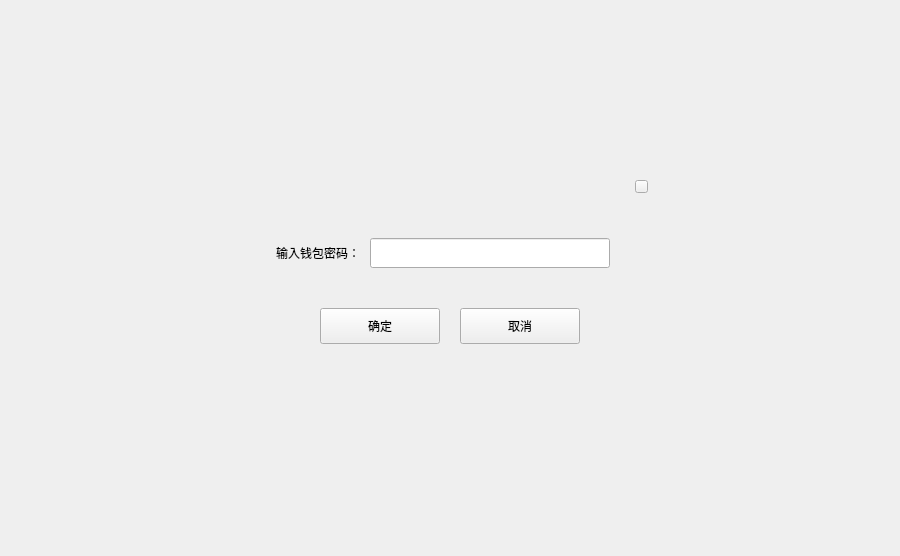
<?xml version="1.0" encoding="UTF-8"?>
<ui version="4.0">
 <class>CheckPwdDialog</class>
 <widget class="QDialog" name="CheckPwdDialog">
  <property name="geometry">
   <rect>
    <x>0</x>
    <y>0</y>
    <width>900</width>
    <height>556</height>
   </rect>
  </property>
  <property name="windowTitle">
   <string>Dialog</string>
  </property>
  <widget class="QWidget" name="widget" native="true">
   <property name="geometry">
    <rect>
     <x>0</x>
     <y>0</y>
     <width>900</width>
     <height>556</height>
    </rect>
   </property>
   <widget class="QWidget" name="containerWidget" native="true">
    <property name="geometry">
     <rect>
      <x>240</x>
      <y>168</y>
      <width>420</width>
      <height>220</height>
     </rect>
    </property>
    <property name="font">
     <font>
      <family>微软雅黑 Light</family>
     </font>
    </property>
    <widget class="QLabel" name="label">
     <property name="geometry">
      <rect>
       <x>0</x>
       <y>70</y>
       <width>120</width>
       <height>30</height>
      </rect>
     </property>
     <property name="text">
      <string>输入钱包密码：</string>
     </property>
     <property name="alignment">
      <set>Qt::AlignRight|Qt::AlignTrailing|Qt::AlignVCenter</set>
     </property>
    </widget>
    <widget class="QLineEdit" name="pwdLineEdit">
     <property name="geometry">
      <rect>
       <x>130</x>
       <y>70</y>
       <width>240</width>
       <height>30</height>
      </rect>
     </property>
     <property name="echoMode">
      <enum>QLineEdit::Password</enum>
     </property>
    </widget>
    <widget class="QToolButton" name="cancelBtn">
     <property name="geometry">
      <rect>
       <x>220</x>
       <y>140</y>
       <width>120</width>
       <height>36</height>
      </rect>
     </property>
     <property name="font">
      <font>
       <family>微软雅黑 Light</family>
      </font>
     </property>
     <property name="cursor">
      <cursorShape>PointingHandCursor</cursorShape>
     </property>
     <property name="focusPolicy">
      <enum>Qt::NoFocus</enum>
     </property>
     <property name="styleSheet">
      <string notr="true"/>
     </property>
     <property name="text">
      <string>取消</string>
     </property>
    </widget>
    <widget class="QToolButton" name="okBtn">
     <property name="geometry">
      <rect>
       <x>80</x>
       <y>140</y>
       <width>120</width>
       <height>36</height>
      </rect>
     </property>
     <property name="font">
      <font>
       <family>微软雅黑 Light</family>
      </font>
     </property>
     <property name="cursor">
      <cursorShape>PointingHandCursor</cursorShape>
     </property>
     <property name="focusPolicy">
      <enum>Qt::NoFocus</enum>
     </property>
     <property name="styleSheet">
      <string notr="true"/>
     </property>
     <property name="text">
      <string>确定</string>
     </property>
    </widget>
    <widget class="QLabel" name="tipLabel2">
     <property name="geometry">
      <rect>
       <x>140</x>
       <y>110</y>
       <width>200</width>
       <height>16</height>
      </rect>
     </property>
     <property name="text">
      <string/>
     </property>
    </widget>
    <widget class="QToolButton" name="closeBtn">
     <property name="geometry">
      <rect>
       <x>395</x>
       <y>12</y>
       <width>13</width>
       <height>13</height>
      </rect>
     </property>
     <property name="cursor">
      <cursorShape>PointingHandCursor</cursorShape>
     </property>
     <property name="focusPolicy">
      <enum>Qt::NoFocus</enum>
     </property>
     <property name="styleSheet">
      <string notr="true"/>
     </property>
     <property name="text">
      <string/>
     </property>
    </widget>
   </widget>
  </widget>
 </widget>
 <resources/>
 <connections/>
</ui>
